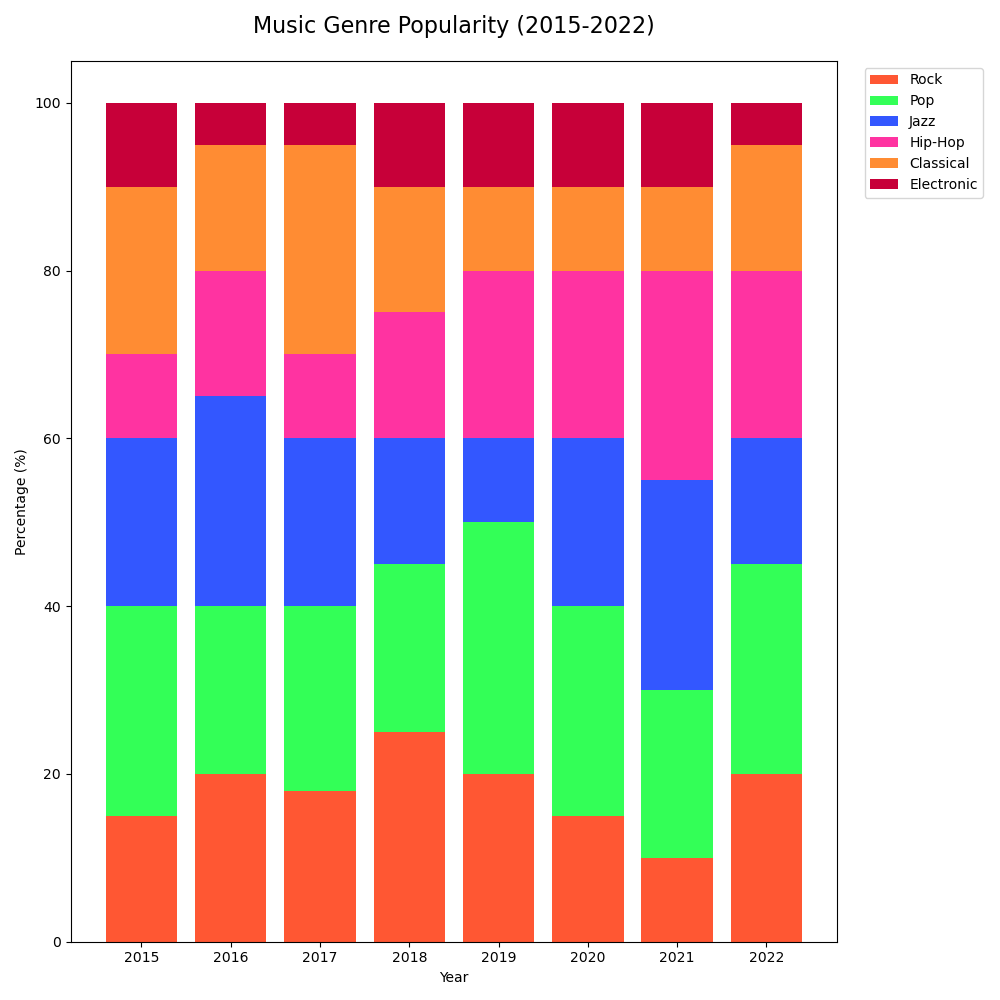

The Python source for this figure:

import matplotlib.pyplot as plt
import pandas as pd

data = {
    'Year': [2015, 2016, 2017, 2018, 2019, 2020, 2021, 2022],
    'Rock': [15, 20, 18, 25, 20, 15, 10, 20],
    'Pop': [25, 20, 22, 20, 30, 25, 20, 25],
    'Jazz': [20, 25, 20, 15, 10, 20, 25, 15],
    'Hip-Hop': [10, 15, 10, 15, 20, 20, 25, 20],
    'Classical': [20, 15, 25, 15, 10, 10, 10, 15],
    'Electronic': [10, 5, 5, 10, 10, 10, 10, 5]
}

df = pd.DataFrame(data)

fig, ax = plt.subplots(figsize=(10, 10))

years = df['Year']
categories = ['Rock', 'Pop', 'Jazz', 'Hip-Hop', 'Classical', 'Electronic']
colors = ['#FF5733', '#33FF57', '#3357FF', '#FF33A1', '#FF8C33', '#C70039']

bottom = [0] * len(df)
for category, color in zip(categories, colors):
    values = df[category]
    ax.bar(years, values, bottom=bottom, label=category, color=color, width=0.8)
    bottom = [i+j for i, j in zip(bottom, values)]

ax.set_title('Music Genre Popularity (2015-2022)', fontsize=16, pad=20)
ax.set_ylabel('Percentage (%)')
ax.set_xlabel('Year')
ax.legend(loc='upper right', bbox_to_anchor=(1.2, 1))

plt.tight_layout()
plt.show()
